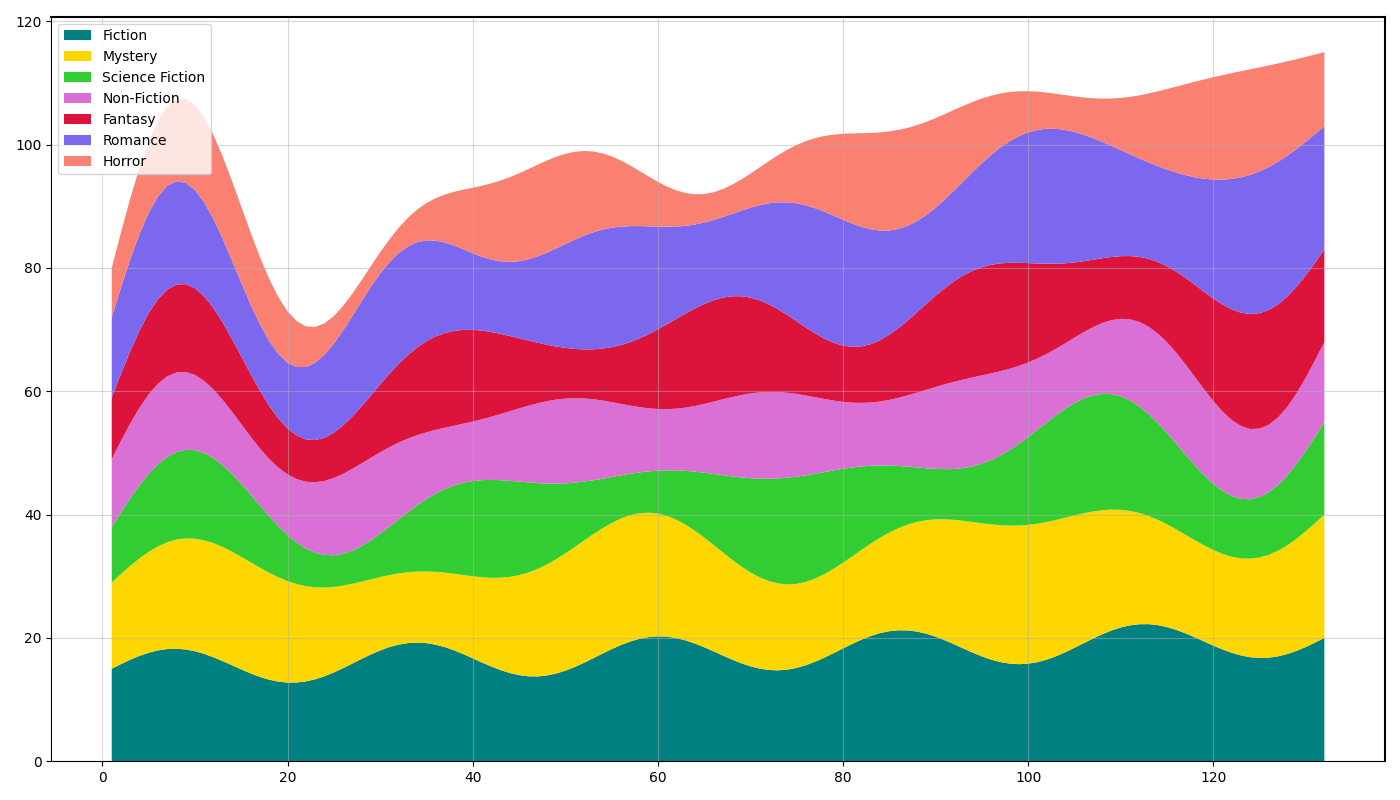

Source code (Python):
import numpy as np
import matplotlib.pyplot as plt

months = np.arange(1, 133)

fiction = 15 + 3 * np.sin(np.linspace(0, 10 * np.pi, 132)) + np.linspace(0, 5, 132)
mystery = 12 + 4 * np.sin(np.linspace(0, 6 * np.pi, 132)) + np.linspace(2, 8, 132)
science_fiction = 8 + 5 * np.sin(np.linspace(0, 8 * np.pi, 132)) + np.linspace(1, 7, 132)
non_fiction = 10 + 2 * np.sin(np.linspace(0, 12 * np.pi, 132)) + np.linspace(1, 3, 132)
fantasy = 9 + 4 * np.sin(np.linspace(0, 9 * np.pi, 132)) + np.linspace(1, 6, 132)
romance = 11 + 3.5 * np.sin(np.linspace(0, 11 * np.pi, 132)) + np.linspace(2, 9, 132)
horror = 7 + 5.5 * np.sin(np.linspace(0, 7 * np.pi, 132)) + np.linspace(1, 5, 132)

data = np.vstack([fiction, mystery, science_fiction, non_fiction, fantasy, romance, horror])

plt.figure(figsize=(14, 8))

# Randomly changed colors for the stackplot
plt.stackplot(months, data, colors=['teal', 'gold', 'limegreen', 'orchid', 'crimson', 'mediumslateblue', 'salmon'])

# Randomly altered grid and border style
plt.xticks(fontsize=10)
plt.yticks(fontsize=10)
plt.grid(True, linestyle='-', alpha=0.5)

# Added random legend location and more visible border
plt.legend(['Fiction', 'Mystery', 'Science Fiction', 'Non-Fiction', 'Fantasy', 'Romance', 'Horror'], loc='upper left', fontsize=10)
plt.gca().spines['top'].set_linewidth(1.5)
plt.gca().spines['right'].set_linewidth(1.5)

plt.tight_layout()
plt.show()
